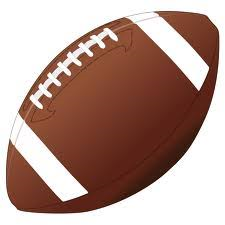
#> input picture Module8/football.png, 225 x 225 px
$ python image_encrypter.py
#> lines starting #> are read from the running program, lines starting #| are printed output that depends on the picture
### Module8/lfsr.py
'''
This module defines the Linear Feedback Shift Register (LFSR) class. If run as a
script, it will create 5 LFSR instances with different initial seeds and tap
positions, then step them once and print the newly computed bit along with the
new seed value.
'''

class LFSR:
    def __init__(self, seed: str, tap: int):
        self.seed = seed
        self.tap = tap


    def bit(self, i: int):
        '''Returns the bit at index i from the seed value as an int.'''
        return int(self.seed[i])


    def step(self):
        '''
        Computes the new bit by XOR operation with the leftmost bit and the tap
        bit, then updates the seed value.

        Returns:
        new_bit: int
        '''

        # Tap position is defined from the right end of the seed value
        tap_idx = len(self.seed) - self.tap

        # XOR leftmost bit with tap bit
        new_bit = self.bit(0) ^ self.bit(tap_idx)

        # Drop leftmost bit and concatenate new bit to the right
        self.seed = self.seed[1:] + str(new_bit)

        return new_bit


    def __str__(self):
        return self.seed


# [12 lines left out: function main, not called in this run]


# [2 lines that do not run on import are left out]

### Module8/image_encrypter.py
'''
This module utilizes the LFSR class to implement image encryption via the
ImageEncrypter class. If executed as a script, it will load 'football.png', save
the encrypted version as 'football_encrypted.png', then load in
'football_encrypted.png' and run the algorithm again to decrypt the image and
save it as 'football_decrypted.png'.
'''

from PIL import Image
from lfsr import LFSR

class ImageEncrypter:
    def __init__(self, lfsr: LFSR, file_name: str):
        self.lfsr = lfsr
        self.file_name = file_name


    def open_image(self):
        '''Read and return image data using PIL library.'''
        return Image.open(self.file_name)
#> returned value is the input picture: PIL image 225x225 RGB; mean R, G, B 179.9, 150.7, 141.5


    def pixelate(self):
        '''
        Load image file and return 2D array of pixels as a list of (R,G,B)
        values.

        Returns:
        rgb_vals: list
        '''
        # Read image data and get the image width/height in pixels
        img = self.open_image()
        width = img.size[0]
#> width = 225
        height = img.size[1]
#> height = 225

        # Load pixel data
        pixels = img.load()

        # Empty list to store rows of all pixel values
        rgb_vals = []

        # For each row of pixels in the image...
        for row in range(height):
            # Add empty list to store all pixels from this row
            rgb_vals.append([])

            # Now for each pixel in the row...
            for col in range(width):
                #Get the pixel's RGB value and add it to the current row list
                rgb_vals[-1].append(pixels[col,row])
#> after the loop, rgb_vals = 225 items

        # Return 2D array of all pixel RGB values
        return rgb_vals


    def encrypt(self):
        '''
        Encrypts 2D array of RGB pixel data using LFSR, then returns a 2D array
        of the same size containing encrypted pixel values.

        Returns:
        encrypted_rgb_vals: list
        '''
        #Get 2D array of all pixel RGB values
        rgb_vals = self.pixelate()
#> rgb_vals = 225 items

        #Create list to store all encrypted pixel data
        encrypted_rgb_vals = []

        # For each row of pixel data
        for row in rgb_vals:
            # Create empty list to store row of encrypted pixel data
            encrypted_rgb_vals.append([])

            for pixel in row:
                # For R, G, B values in each pixel, step lfsr to obtain the
                # operand to be used with XOR
                self.lfsr.step()
                red_key = int(self.lfsr.seed, 2)

                self.lfsr.step()
                green_key = int(self.lfsr.seed, 2)

                self.lfsr.step()
                blue_key = int(self.lfsr.seed, 2)

                # Encrypted R, G, B values are result of XOR between original
                # R, G, B values and operands computed above
                new_red = red_key ^ pixel[0]
                new_green = green_key ^ pixel[1]
                new_blue = blue_key ^ pixel[2]

                # Encrypted pixel as a tuple of new R, G, B values
                new_pixel = (new_red, new_green, new_blue)

                # Add encrypted pixel to current row of encrypted data
                encrypted_rgb_vals[-1].append(new_pixel)
#> this loop made 225 passes

        # Return 2D array of encrypted pixels
        return encrypted_rgb_vals


    def save_image(self, file_name: str):
        '''Encrypts image data and saves encrypted image to file_name.'''

        # Encrypt image and get height/width as number of rows/columns
        img_data = self.encrypt()
        height = len(img_data)
        width = len(img_data[0])

        # Flatten the data to a 1D array for putdata() below
        flattened_data = []
        for row in img_data:
            flattened_data += row

        # Create new image object with same size as original in RGB mode
        new_img = Image.new('RGB', size=(width, height))
#> new_img: PIL image 225x225 RGB; every value is 0

        # Transfer encrypted pixel data to new_img and save file
        new_img.putdata(flattened_data)
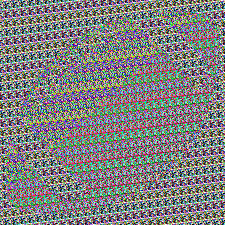
#> new_img: PIL image 225x225 RGB; mean R, G, B 127.7, 127.8, 127.7
        new_img.save(file_name)
        return

def main():
    # Create LFSR instance and ImageEncrypter instance, then encrypt football.png
    # and save it as 'football_encrypted.png'
    lfsr = LFSR('10011010', 5)
    football = ImageEncrypter(lfsr, 'football.png')
    football.save_image('football_encrypted.png')

    # Create new LFSR instance with same seed/tap 'password'. Also create new
    # ImageEncrypter instance, then decrypt 'football_encrypted.png' and save to
    # 'football_decrypted.png'
    lfsr = LFSR('10011010', 5)
    football = ImageEncrypter(lfsr, 'football_encrypted.png')
    football.save_image('football_decrypted.png')


if __name__ == '__main__':
    main()
